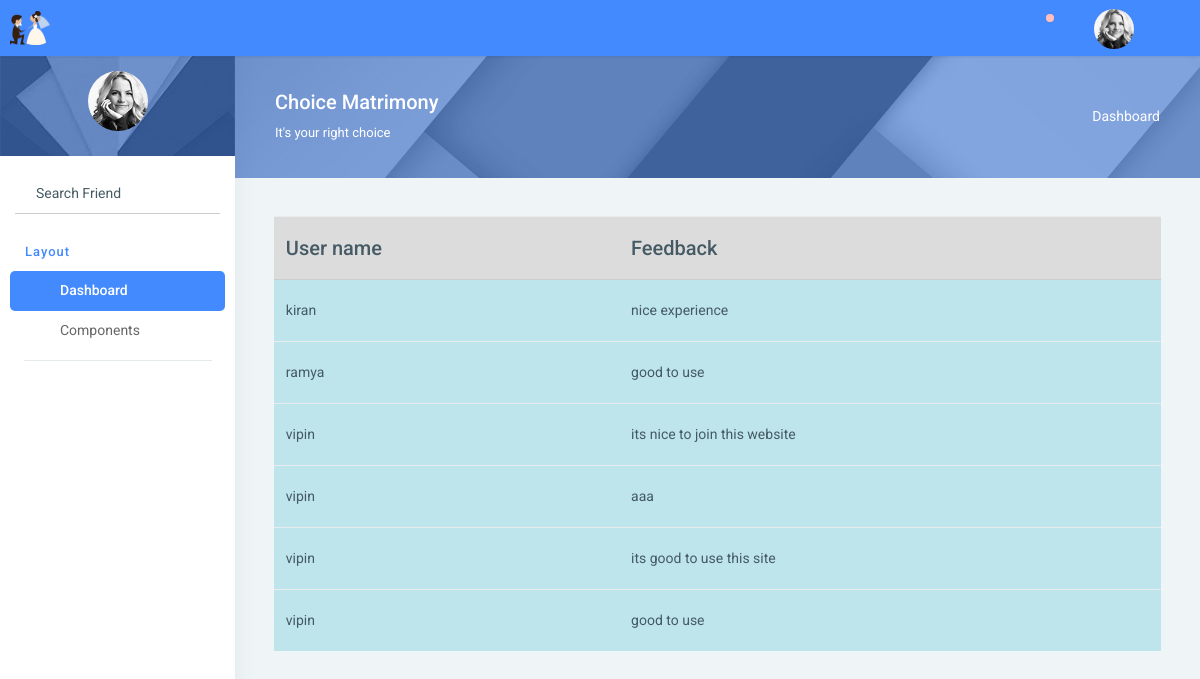
Screenshot of /matrimonyapp/viewfeedback_fn/ with the database file from the repository.
### userapp/models.py (models this page shows)
class feedbackdb(models.Model):
    user=models.CharField(max_length=100,null=True,blank=True)
    feedback=models.CharField(max_length=100,null=True,blank=True)

### matrimonyapp/views.py (the view)
# urls.py: path('viewfeedback_fn/',views.viewfeedback_fn, name='viewfeedback_fn'),
def viewfeedback_fn(req):
    data=feedbackdb.objects.all()
    return render(req,'viewfeedback.html',{'data':data})

### matrimonyapp/Templates/viewfeedback.html (shortened to what this page needs)
<!DOCTYPE html>
{% extends 'index.html' %}
{% block content %}
<html lang="en">
<head>
</head>
<body>
<div class="card-block table-border-style">
                                                <div class="table-responsive">
                                                    <table class="table">
                                                        <thead style="background-color:rgb(220,220,220);">
                                                            <tr>
                                                                <th><h5><b>User name</b></h5></th>
                                                                <th><h5><b>Feedback</b></h5></th>
                                                            </tr>
                                                        </thead>
                                                        <tbody>
                                                         {% for i in data %}
                                                            <tr class="table-info">
                                                                <td>{{i.user}}</td>
                                                                <td>{{i.feedback}}</td>
                                                            </tr>
                                                         {% endfor %}
                                                        </tbody>
                                                    </table>
                                                </div>
                                            </div>
</body>
</html>
{% endblock %}

### rows the page displays
feedbackdb: user "kiran", feedback "nice experience"
feedbackdb: user "ramya", feedback "good to use"
feedbackdb: user "vipin", feedback "its nice to join this website"
feedbackdb: user "vipin", feedback "aaa"
feedbackdb: user "vipin", feedback "its good to use this site"
feedbackdb: user "vipin", feedback "good to use"
